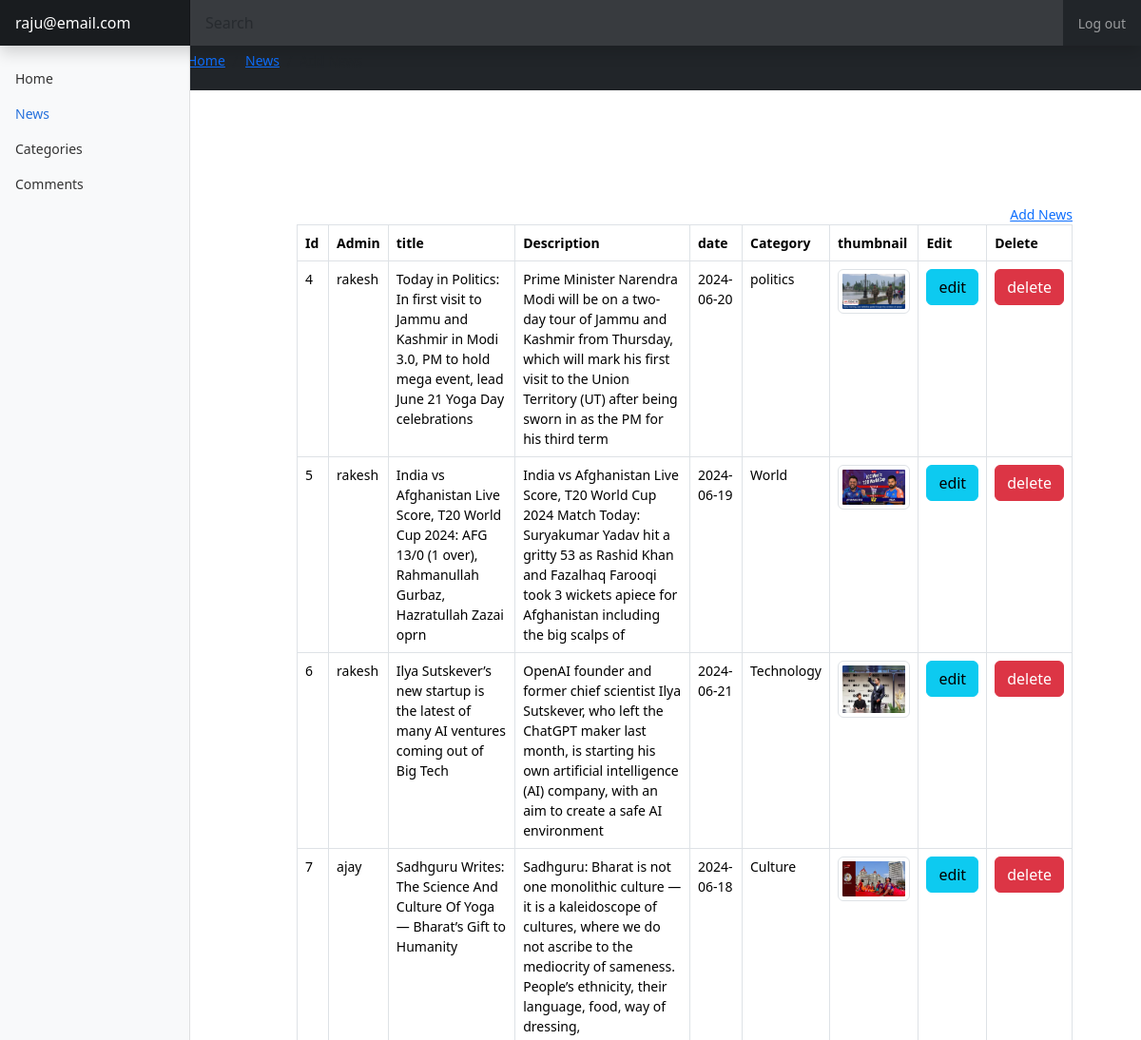
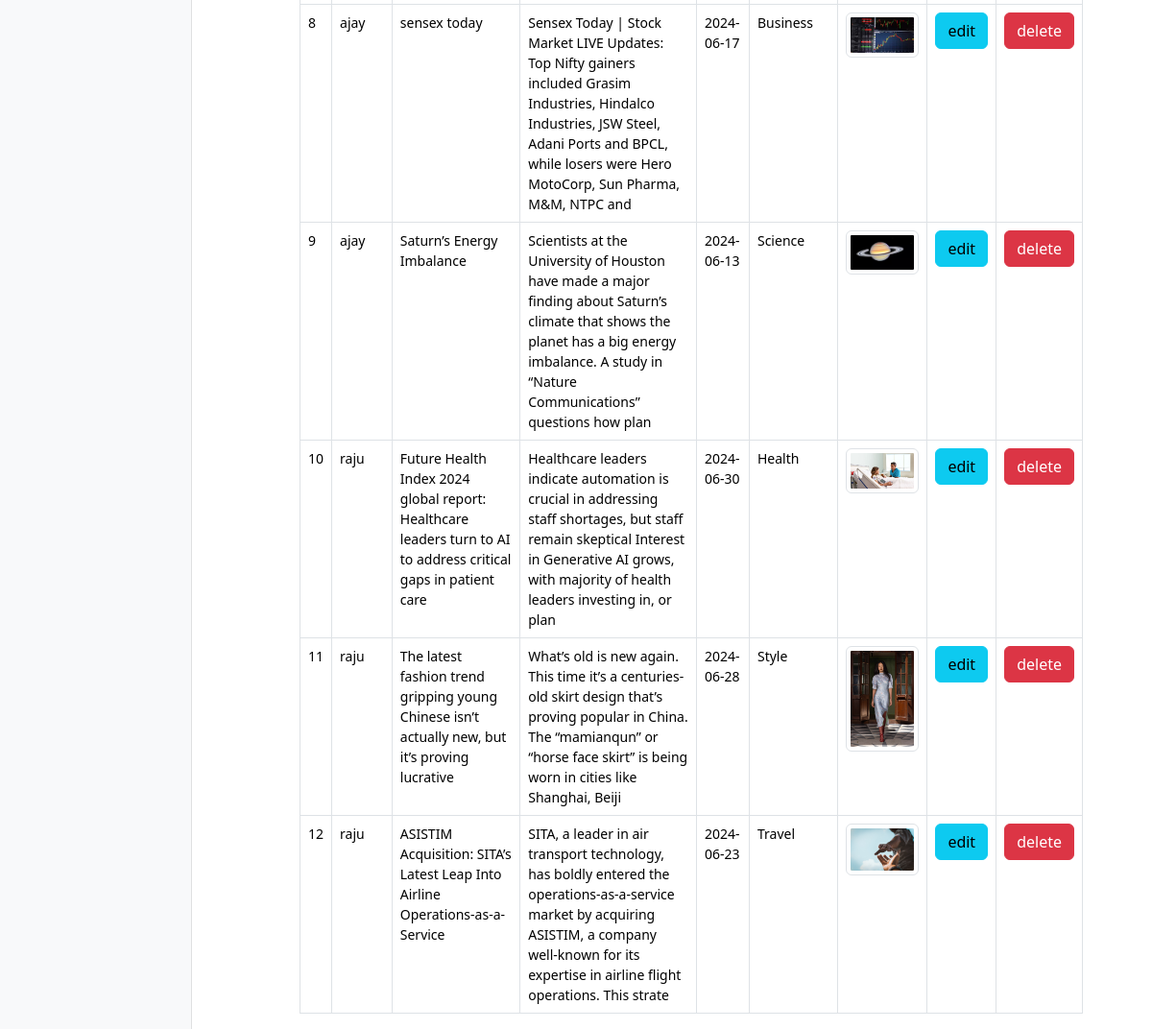
The app's page /news.php (signed in) with its own data (2 pictures, top to bottom).
### tables this page shows
CREATE TABLE `news` (
  `id` int(100) NOT NULL,
  `admin` varchar(100) NOT NULL,
  `title` varchar(255) NOT NULL,
  `description` text NOT NULL,
  `date` date NOT NULL,
  `category` varchar(100) NOT NULL,
  `thumbnail` varchar(255) NOT NULL
);

### news.php (the view, shortened to what this page needs)
<?php
include('database\connection.php');
$query = mysqli_query($conn, "SELECT * FROM `news`");
include('include\header.php');
?>
    <div class="bg-dark" style="margin-left:16%; width:85%; padding:5px;">
    <ul class="breadcrumb">
    <li class="breadcrumb-item"><a href="home.php">Home</a></li>
        <li class="breadcrumb-item"><a href="news.php">News</a></li>
        <li class="breadcrumb-item active">Add News</li>
    </ul>
    </div>
    <div style="margin-left:25%;margin-top:10%; width:70%;">
    <div class="text-end" >
    <a href="add_news.php">Add News</a>
      </div>
      <table class="table table-bordered">
        <tr>
          <th>Id</th>
          <th>Admin</th>
          <th>title</th>
          <th>Description</th>
          <th>date</th>
          <th>Category</th>
          <th>thumbnail</th>
          <th>Edit</th>
          <th>Delete</th>
        </tr>
        <?php
      while($row = mysqli_fetch_array($query)){
    ?>
    <tr>
      <td><?php echo $row['id'];?></td>
      <td><?php echo $row['admin'];?></td>
      <td><?php echo $row['title'];?></td>
      <td><?php echo substr($row['description'],0,200);?></td>
      <td><?php echo $row['date'];?></td>
      <td><?php echo $row['category'];?></td>
      <td><img class="img img-thumbnail" width="150px" height="150px" src="images\<?php echo $row['thumbnail'];?>" alt="<?php echo "images/".$row['thumbnail'];?>"></td>
      <td><?php echo '<a href="news_edit.php?edit='.$row['id'].'" class="btn btn-info">edit</a>'?></td>
      <td><?php echo '<a href="news_delete.php?delete='.$row['id'].'" class="btn btn-danger">delete</a>'?></td>
    </tr>
    <?php } ?>
      </table>
        <?php
    include('include\footer.php');
    ?>
    </body>
    </html>

### style/dashboard.css (style rules this page uses)
body { font-size: .875rem; }

### records on screen
news: id "4", admin "rakesh", title "Today in Politics: In first visit to Jammu and Kashmir in Modi 3.0, PM to hold mega event, lead June 21 Yoga Day celebrations", description "Prime Minister Narendra Modi will be on a two-day tour of Jammu and Kashmir from Thursday, which will mark his first visit to the Union Territory (UT) after being sworn in as the PM for his third term", date "2024-06-20", category "politics", thumbnail (picture)
news: id "5", admin "rakesh", title "India vs Afghanistan Live Score, T20 World Cup 2024: AFG 13/0 (1 over), Rahmanullah Gurbaz, Hazratullah Zazai oprn", description "India vs Afghanistan Live Score, T20 World Cup 2024 Match Today: Suryakumar Yadav hit a gritty 53 as Rashid Khan and Fazalhaq Farooqi took 3 wickets apiece for Afghanistan including the big scalps of", date "2024-06-19", category "World", thumbnail (picture)
news: id "6", admin "rakesh", title "Ilya Sutskever’s new startup is the latest of many AI ventures coming out of Big Tech", description "OpenAI founder and former chief scientist Ilya Sutskever, who left the ChatGPT maker last month, is starting his own artificial intelligence (AI) company, with an aim to create a safe AI environment", date "2024-06-21", category "Technology", thumbnail (picture)
news: id "7", admin "ajay", title "Sadhguru Writes: The Science And Culture Of Yoga — Bharat’s Gift to Humanity", description "Sadhguru: Bharat is not one monolithic culture — it is a kaleidoscope of cultures, where we do not ascribe to the mediocrity of sameness. People’s ethnicity, their language, food, way of dressing,", date "2024-06-18", category "Culture", thumbnail (picture)
news: id "8", admin "ajay", title "sensex today", description "Sensex Today | Stock Market LIVE Updates: Top Nifty gainers included Grasim Industries, Hindalco Industries, JSW Steel, Adani Ports and BPCL, while losers were Hero MotoCorp, Sun Pharma, M&M, NTPC and", date "2024-06-17", category "Business", thumbnail (picture)
news: id "9", admin "ajay", title "Saturn’s Energy Imbalance", description "Scientists at the University of Houston have made a major finding about Saturn’s climate that shows the planet has a big energy imbalance. A study in “Nature Communications” questions how plan", date "2024-06-13", category "Science", thumbnail (picture)
news: id "10", admin "raju", title "Future Health Index 2024 global report: Healthcare leaders turn to AI to address critical gaps in patient care", description "Healthcare leaders indicate automation is crucial in addressing staff shortages, but staff remain skeptical Interest in Generative AI grows, with majority of health leaders investing in, or plan", date "2024-06-30", category "Health", thumbnail (picture)
news: id "11", admin "raju", title "The latest fashion trend gripping young Chinese isn’t actually new, but it’s proving lucrative", description "What’s old is new again. This time it’s a centuries-old skirt design that’s proving popular in China. The “mamianqun” or “horse face skirt” is being worn in cities like Shanghai, Beiji", date "2024-06-28", category "Style", thumbnail (picture)
news: id "12", admin "raju", title "ASISTIM Acquisition: SITA’s Latest Leap Into Airline Operations-as-a-Service", description "SITA, a leader in air transport technology, has boldly entered the operations-as-a-service market by acquiring ASISTIM, a company well-known for its expertise in airline flight operations. This strate", date "2024-06-23", category "Travel", thumbnail (picture)

### other values on screen
$_SESSION['email'] "raju@email.com"
